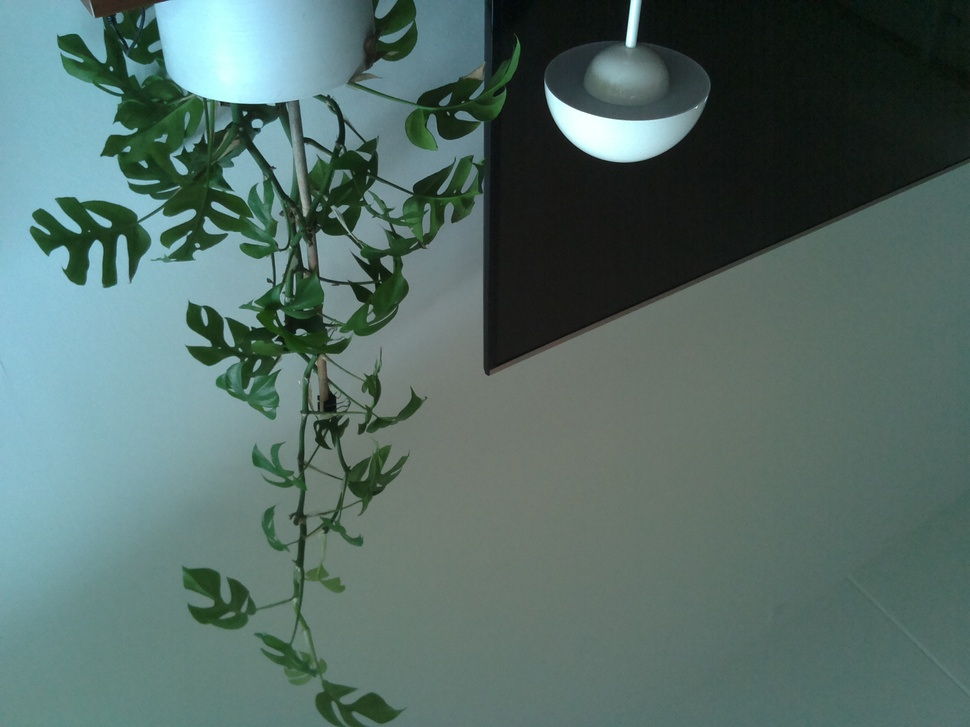
#> input picture Camera/image.jpg, 970 x 727 px, shrunk from 2592 x 1944 before the run, given in place of 192.168.0.199:5001, which was not available
$ python image_processing.py
#> lines starting #> are read from the running program, lines starting #| are printed output that depends on the picture; after the words box and inside, x2 and y2 are one past the last pixel; in counts of white or black regions, pixels touching at a corner belong together; pictures that were not available may be replaced by others from this repository, and a replacement may not be noted
import cv2
import numpy as np

# Create a video capture object to receive the video feed
cap = cv2.VideoCapture('tcp://192.168.0.199:5001')

# Initialize variables for area calculation and smoothing
total_area = 0
frame_count = 0
smoothing_factor = 0.9  # Adjust this value for desired smoothing

while True:
    ret, frame = cap.read()  # Read a frame from the video feed
#> frame is the input picture: shape (727, 970, 3); mean B, G, R 104.3, 109, 85.5

    if not ret:
        break

    # Convert the frame to the HSV color space
    hsv = cv2.cvtColor(frame, cv2.COLOR_BGR2HSV)
#> hsv: shape (727, 970, 3); mean H, S, V 77.5, 60.9, 111.1

    # Define the range of green color in HSV
    lower_green = np.array([40, 40, 40])  # Lower bound for green
    upper_green = np.array([80, 255, 255])  # Upper bound for green

    # Create a mask to isolate the green region
    mask = cv2.inRange(hsv, lower_green, upper_green)
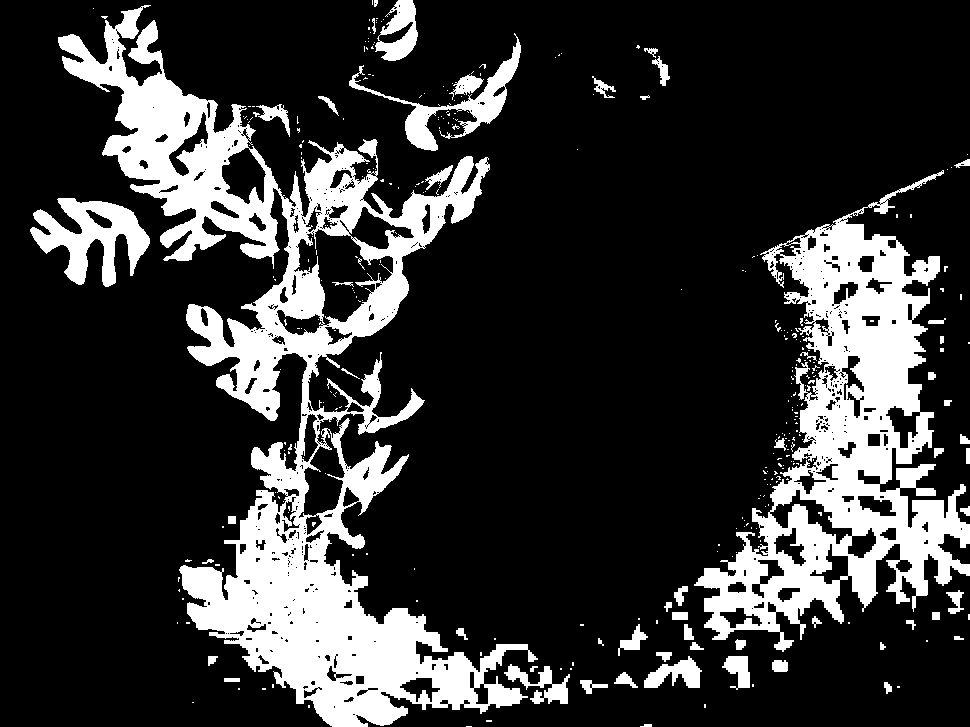
#> mask: shape (727, 970); 20.8% white; 337 white regions (278 under 20 px)

    # Find contours in the mask
    contours, _ = cv2.findContours(mask, cv2.RETR_EXTERNAL, cv2.CHAIN_APPROX_SIMPLE)
#> contours = 302 contours, 257 with area under 20; largest, box (x1, y1, x2, y2) and area: (58, 5, 538, 727) 95339, (694, 170, 970, 652) 53876, (30, 198, 150, 287) 5026, (349, 33, 521, 151) 3013, (375, 0, 418, 61) 1617

    # Initialize the area for the current frame
    current_frame_area = 0

    # Loop over the detected contours
    for contour in contours:
        # Calculate the area of the contour
        area = cv2.contourArea(contour)
        current_frame_area += area

        # Draw the contour on the frame
        cv2.drawContours(frame, [contour], -1, (0, 255, 0), 2)  # Green contour
#> this loop made 302 passes
#> (area, current_frame_area) on passes 12, 13, 15: (47, 82.5), (153.5, 236), (142.5, 423.5)
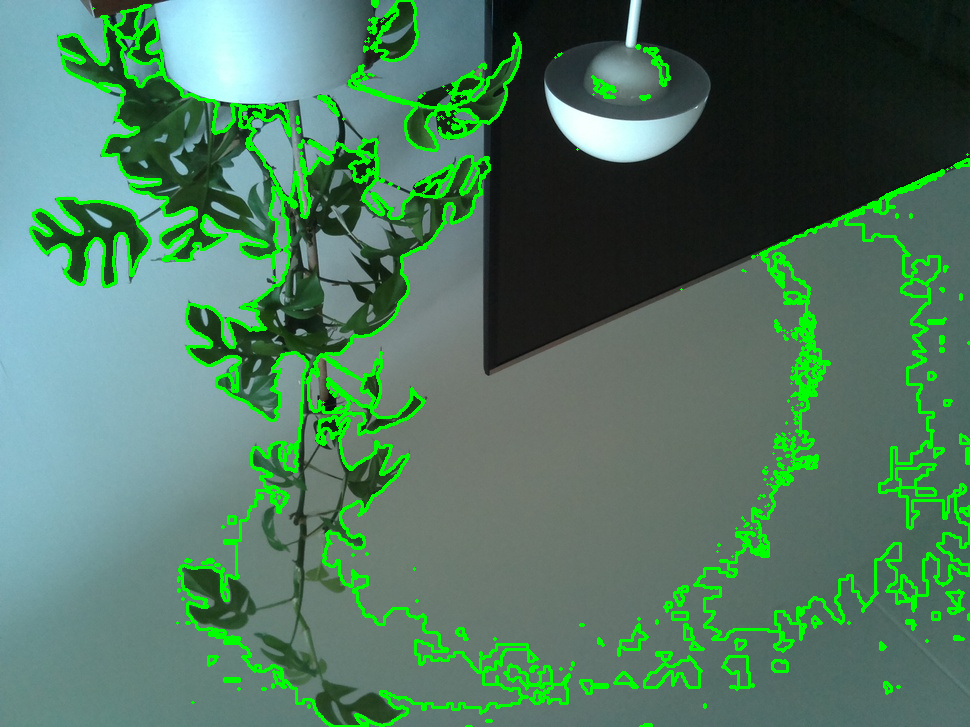
#> frame: shape (727, 970, 3); 7.37% of pixels changed, all inside (x1, y1, x2, y2) = (29, 0, 970, 727)
#> after the loop, current_frame_area = 165155.5

    # Calculate the smoothed area
    total_area = (smoothing_factor * total_area) + ((1 - smoothing_factor) * current_frame_area)
#> total_area = 16515.5
    total_area = round(total_area, 2)  # Round the area value to 2 decimal places

    # Display the smoothed area with units (e.g., cm)
    area_with_units = f"Green Area: {total_area} cm^2"  # You can change 'cm' to other units
#> area_with_units = 'Green Area: 16515.55 cm^2'
    cv2.putText(frame, area_with_units, (10, 30), cv2.FONT_HERSHEY_SIMPLEX, 1, (0, 255, 0), 2)
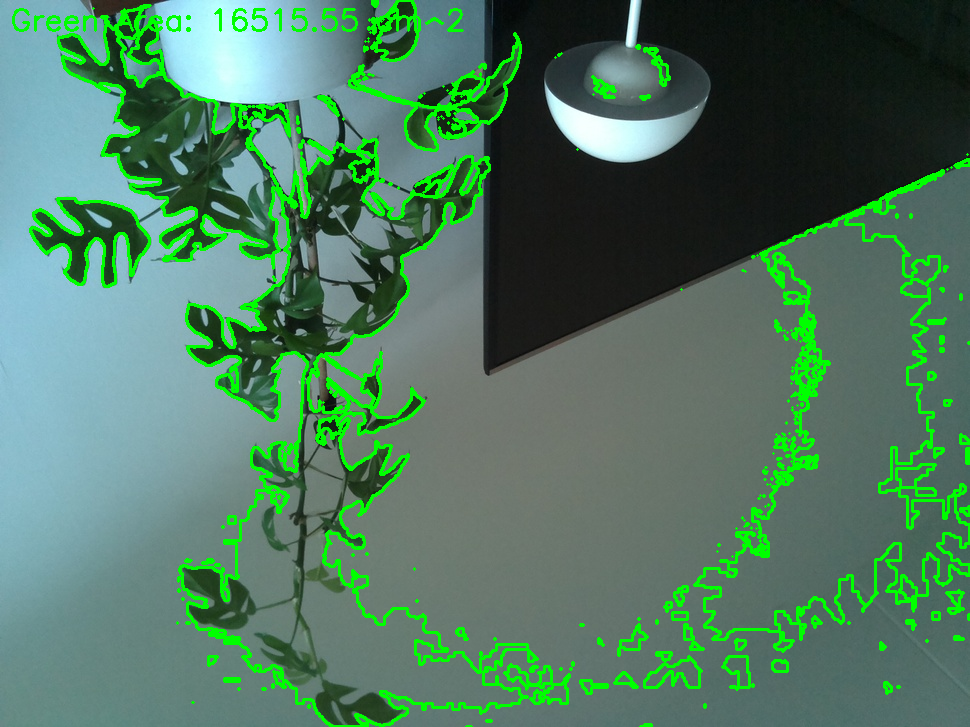
#> frame: shape (727, 970, 3); 0.37% of pixels changed, all inside (x1, y1, x2, y2) = (12, 8, 464, 32)

    # Display the processed frame
    cv2.imshow('Processed Video Feed', frame)

    if cv2.waitKey(1) & 0xFF == ord('q'):
#> (key q is pressed here)
        break

cap.release()
cv2.destroyAllWindows()
